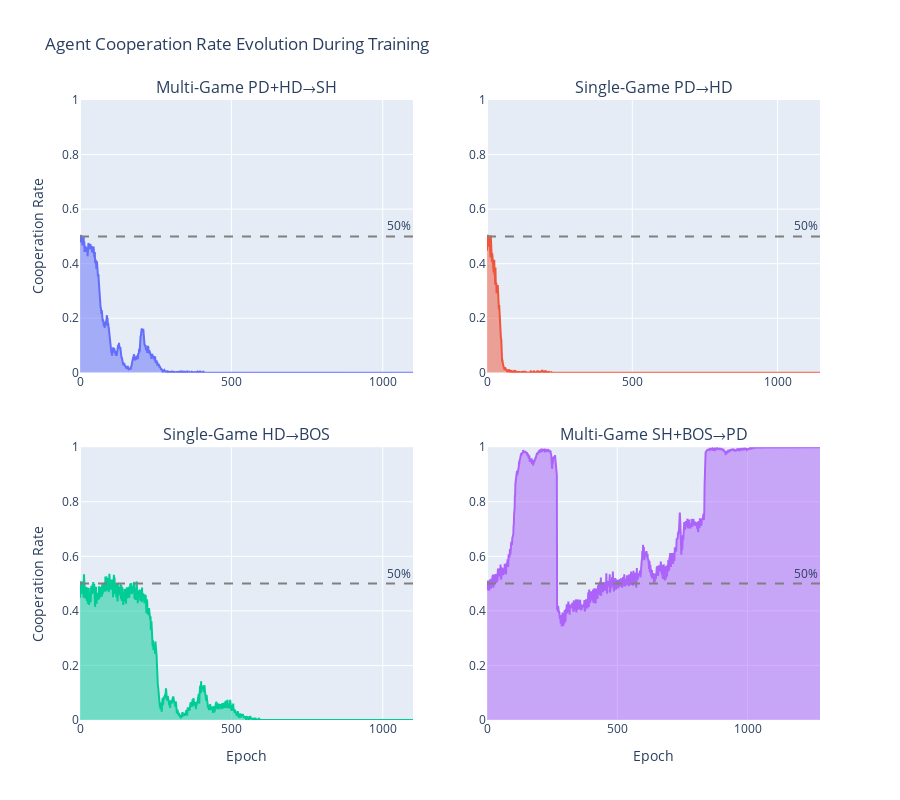

This figure's notebook cell:
### Markdown cell above
### 2.3 Action Distribution Evolution During Training

### Code cell
# Look for action/cooperation columns
action_cols = [col for col in all_training.columns if any(x in col.lower() for x in ['action', 'coop', 'cooperation'])]

print("Action-related columns found:")
for col in action_cols:
    print(f"  - {col}")

# Compute cooperation rate from agent_action column
coop_col = None
if 'agent_action' in all_training.columns:
    print(f"\n✓ Computing cooperation rate from 'agent_action' column")
    print(f"  Convention: action=0 → cooperation, action=1 → defection")
    
    # Create cooperation rate column: 1 if action=0 (cooperate), 0 if action=1 (defect)
    all_training['cooperation_rate'] = (all_training['agent_action'] == 0).astype(float)
    coop_col = 'cooperation_rate'
    
    # Show distribution
    print(f"\n  Cooperation rate statistics:")
    print(f"    Mean: {all_training['cooperation_rate'].mean():.4f}")
    print(f"    Std: {all_training['cooperation_rate'].std():.4f}")
else:
    print("\n⚠️  'agent_action' column not found - cannot compute cooperation rate")
    print(f"  Available columns: {list(all_training.columns)}")

if coop_col:
    print(f"\n✓ Using cooperation column: {coop_col}")
    
    fig = make_subplots(
        rows=2, cols=2,
        subplot_titles=[config['name'] for config in TASK_CONFIGS.values()],
        vertical_spacing=0.12,
        horizontal_spacing=0.10
    )
    
    for idx, (task_id, config) in enumerate(TASK_CONFIGS.items()):
        row = idx // 2 + 1
        col = idx % 2 + 1
        
        task_data = all_training[all_training['task_id'] == task_id].copy()
        
        if 'epoch' in task_data.columns:
            epoch_coop = task_data.groupby('epoch')[coop_col].mean().reset_index()
            x_col = 'epoch'
        else:
            epoch_coop = task_data[[coop_col]].reset_index()
            x_col = 'index'
            epoch_coop.rename(columns={'index': 'epoch'}, inplace=True)
        
        fig.add_trace(
            go.Scatter(
                x=epoch_coop[x_col],
                y=epoch_coop[coop_col],
                mode='lines',
                name=task_id,
                line=dict(width=2),
                fill='tozeroy',
                showlegend=False
            ),
            row=row, col=col
        )
        
        # Add 50% reference line
        fig.add_hline(y=0.5, line_dash="dash", line_color="gray", 
                     annotation_text="50%", row=row, col=col)
    
    fig.update_xaxes(title_text="Epoch", row=2, col=1)
    fig.update_xaxes(title_text="Epoch", row=2, col=2)
    fig.update_yaxes(title_text="Cooperation Rate", row=1, col=1)
    fig.update_yaxes(title_text="Cooperation Rate", row=2, col=1)
    fig.update_yaxes(range=[0, 1])
    
    fig.update_layout(
        title_text="Agent Cooperation Rate Evolution During Training",
        height=800
    )
    
    fig.show()

### Figure 1 — Plotly figure (JSON) as saved in the notebook; plotly's stock layout.template omitted (floating-point values rounded to 4 significant figures; data arrays with more than 128 entries replaced by an {"elided": "..."} marker saying what was removed)
{"data": [{"fill": "tozeroy", "line": {"width": 2}, "mode": "lines", "name": "task0", "showlegend": false, "type": "scatter", "x": {"elided": "1101 int values"}, "xaxis": "x", "y": {"elided": "1101 float values"}, "yaxis": "y"}, {"fill": "tozeroy", "line": {"width": 2}, "mode": "lines", "name": "task1", "showlegend": false, "type": "scatter", "x": {"elided": "1147 int values"}, "xaxis": "x2", "y": {"elided": "1147 float values"}, "yaxis": "y2"}, {"fill": "tozeroy", "line": {"width": 2}, "mode": "lines", "name": "task2", "showlegend": false, "type": "scatter", "x": {"elided": "1101 int values"}, "xaxis": "x3", "y": {"elided": "1101 float values"}, "yaxis": "y3"}, {"fill": "tozeroy", "line": {"width": 2}, "mode": "lines", "name": "task3", "showlegend": false, "type": "scatter", "x": {"elided": "1279 int values"}, "xaxis": "x4", "y": {"elided": "1279 float values"}, "yaxis": "y4"}], "layout": {"annotations": [{"font": {"size": 16}, "showarrow": false, "text": "Multi-Game PD+HD→SH", "x": 0.225, "xanchor": "center", "xref": "paper", "y": 1, "yanchor": "bottom", "yref": "paper"}, {"font": {"size": 16}, "showarrow": false, "text": "Single-Game PD→HD", "x": 0.775, "xanchor": "center", "xref": "paper", "y": 1, "yanchor": "bottom", "yref": "paper"}, {"font": {"size": 16}, "showarrow": false, "text": "Single-Game HD→BOS", "x": 0.225, "xanchor": "center", "xref": "paper", "y": 0.44, "yanchor": "bottom", "yref": "paper"}, {"font": {"size": 16}, "showarrow": false, "text": "Multi-Game SH+BOS→PD", "x": 0.775, "xanchor": "center", "xref": "paper", "y": 0.44, "yanchor": "bottom", "yref": "paper"}, {"showarrow": false, "text": "50%", "x": 1, "xanchor": "right", "xref": "x domain", "y": 0.5, "yanchor": "bottom", "yref": "y"}, {"showarrow": false, "text": "50%", "x": 1, "xanchor": "right", "xref": "x2 domain", "y": 0.5, "yanchor": "bottom", "yref": "y2"}, {"showarrow": false, "text": "50%", "x": 1, "xanchor": "right", "xref": "x3 domain", "y": 0.5, "yanchor": "bottom", "yref": "y3"}, {"showarrow": false, "text": "50%", "x": 1, "xanchor": "right", "xref": "x4 domain", "y": 0.5, "yanchor": "bottom", "yref": "y4"}], "height": 800, "shapes": [{"line": {"color": "gray", "dash": "dash"}, "type": "line", "x0": 0, "x1": 1, "xref": "x domain", "y0": 0.5, "y1": 0.5, "yref": "y"}, {"line": {"color": "gray", "dash": "dash"}, "type": "line", "x0": 0, "x1": 1, "xref": "x2 domain", "y0": 0.5, "y1": 0.5, "yref": "y2"}, {"line": {"color": "gray", "dash": "dash"}, "type": "line", "x0": 0, "x1": 1, "xref": "x3 domain", "y0": 0.5, "y1": 0.5, "yref": "y3"}, {"line": {"color": "gray", "dash": "dash"}, "type": "line", "x0": 0, "x1": 1, "xref": "x4 domain", "y0": 0.5, "y1": 0.5, "yref": "y4"}], "title": {"text": "Agent Cooperation Rate Evolution During Training"}, "xaxis": {"anchor": "y", "domain": [0, 0.45]}, "xaxis2": {"anchor": "y2", "domain": [0.55, 1]}, "xaxis3": {"anchor": "y3", "domain": [0, 0.45], "title": {"text": "Epoch"}}, "xaxis4": {"anchor": "y4", "domain": [0.55, 1], "title": {"text": "Epoch"}}, "yaxis": {"anchor": "x", "domain": [0.56, 1], "range": [0, 1], "title": {"text": "Cooperation Rate"}}, "yaxis2": {"anchor": "x2", "domain": [0.56, 1], "range": [0, 1]}, "yaxis3": {"anchor": "x3", "domain": [0, 0.44], "range": [0, 1], "title": {"text": "Cooperation Rate"}}, "yaxis4": {"anchor": "x4", "domain": [0, 0.44], "range": [0, 1]}}}
